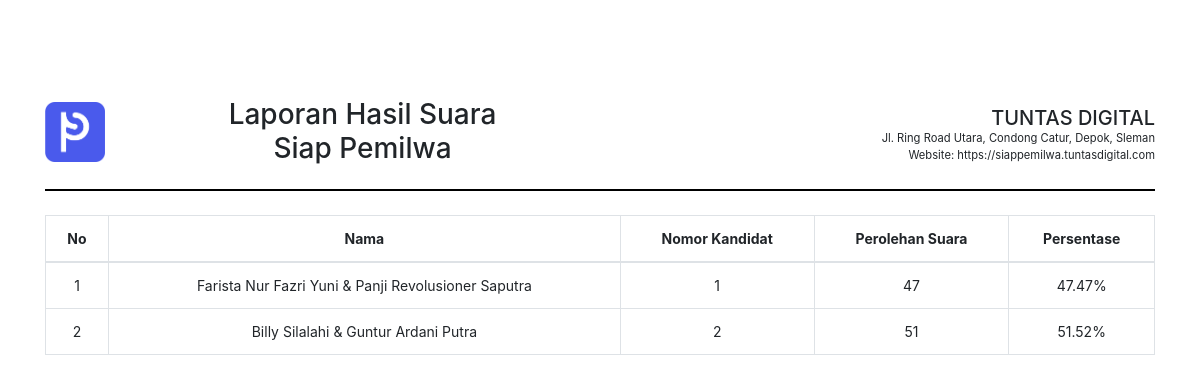
/index.php/admin/kandidat/csuara, run on the app's committed database.
### tables this page shows
CREATE TABLE `kandidat` (
  `id_kandidat` int(11) NOT NULL,
  `nama_kandidat` varchar(120) DEFAULT NULL,
  `nomor_kandidat` varchar(10) DEFAULT NULL,
  `foto_kandidat` text DEFAULT NULL,
  `visi_misi` text DEFAULT NULL
);

### application/controllers/admin/Kandidat.php (called while the page is built, shortened)
<?php
class Kandidat extends CI_Controller
{
    function __construct()
    {
        $this->load->helper('url');
    }
    public function csuara()
    {
        $data['pilih'] = $this->db->get('pilih')->num_rows();
        $data['kandidat'] = $this->db->get('kandidat')->result();
        $this->load->view('admin/kandidat/csuara', $data);
    }
}

### index.php (called while the page is built, shortened)
<?php
require_once BASEPATH.'core/CodeIgniter.php';

### application/views/admin/kandidat/csuara.php (the view, shortened to what this page needs)
<!DOCTYPE html>
<html lang="en">
<head>
    <link rel="stylesheet" href="https://cdn.jsdelivr.net/npm/bootstrap@4.5.3/dist/css/bootstrap.min.css">
</head>
<body onload="window.print();">
    <div class="container py-5">
        <div class="row">
            <div class="col-1 mt-1">
                <img src="<?= base_url('assets/images/siap-pemilwa-logo.png'); ?>" alt="Logo" style="max-width: 200px; max-height: 60px;">
            </div>
            <div class="col-5 header-center">
                <h3 class="display-5 mb-0">Laporan Hasil Suara</h3>
                <h3 class="display-5 mt-0">Siap Pemilwa</h3>
            </div>
            <div class="col-6 header-right">
                <h5 class="font-weight-medium mb-0 mt-2">TUNTAS DIGITAL</h5>
                <p class="small mb-0">Jl. Ring Road Utara, Condong Catur, Depok, Sleman<br>
                    Website: https://siappemilwa.tuntasdigital.com</p>
            </div>
        </div>
        <hr style="border: 1px solid #000;">
        <div class="row mt-4">
            <div class="col">
                <table class="table table-hover table-bordered">
                    <thead>
                        <tr>
                            <th>No</th>
                            <th>Nama</th>
                            <th>Nomor Kandidat</th>
                            <th>Perolehan Suara</th>
                            <th>Persentase</th>
                        </tr>
                    </thead>
                    <tbody>
                        <?php
                        $no = 1;
                        foreach ($kandidat as $data) :
                            $cek = $this->db->get_where('pilih', array('id_kandidat' => $data->id_kandidat))->num_rows();
                            $suara = ($cek / $pilih) * 100;
                        ?>
                            <tr>
                                <td><?= $no; ?></td>
                                <td><?= $data->nama_kandidat; ?></td>
                                <td><?= $data->nomor_kandidat; ?></td>
                                <td><?= $cek; ?></td>
                                <td><?= number_format($suara, 2) . "%"; ?></td>
                            </tr>
                        <?php
                            $no++;
                        endforeach;
                        ?>
                    </tbody>
                </table>
            </div>
        </div>
    </div>
</body>
</html>

### application/views/admin/kandidat/csuara.php (style rules this page uses)
.header-center { text-align: center; }
.header-right { text-align: right; }
body { font-size: 14px; }
h3 { text-align: center; }
.container { margin-top: 50px; }
.table th, .table td { text-align: center; }

### data on the page
kandidat: nama_kandidat "Farista Nur Fazri Yuni & Panji Revolusioner Saputra", nomor_kandidat "1", cek "47", suara "47.47"
kandidat: nama_kandidat "Billy Silalahi & Guntur Ardani Putra", nomor_kandidat "2", cek "51", suara "51.52"
